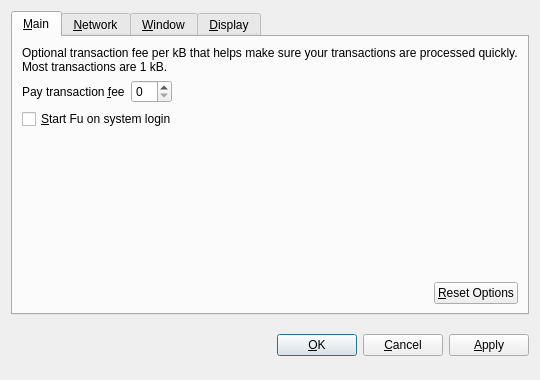
<?xml version="1.0" encoding="UTF-8"?>
<ui version="4.0">
 <class>OptionsDialog</class>
 <widget class="QDialog" name="OptionsDialog">
  <property name="geometry">
   <rect>
    <x>0</x>
    <y>0</y>
    <width>540</width>
    <height>380</height>
   </rect>
  </property>
  <property name="windowTitle">
   <string>Options</string>
  </property>
  <property name="modal">
   <bool>true</bool>
  </property>
  <layout class="QVBoxLayout" name="verticalLayout">
   <item>
    <widget class="QTabWidget" name="tabWidget">
     <property name="tabPosition">
      <enum>QTabWidget::North</enum>
     </property>
     <property name="currentIndex">
      <number>0</number>
     </property>
     <widget class="QWidget" name="tabMain">
      <attribute name="title">
       <string>&amp;Main</string>
      </attribute>
      <layout class="QVBoxLayout" name="verticalLayout_Main">
       <item>
        <widget class="QLabel" name="transactionFeeInfoLabel">
         <property name="text">
          <string>Optional transaction fee per kB that helps make sure your transactions are processed quickly. Most transactions are 1 kB.</string>
         </property>
         <property name="textFormat">
          <enum>Qt::PlainText</enum>
         </property>
         <property name="wordWrap">
          <bool>true</bool>
         </property>
        </widget>
       </item>
       <item>
        <layout class="QHBoxLayout" name="horizontalLayout_1_Main">
         <item>
          <widget class="QLabel" name="transactionFeeLabel">
           <property name="text">
            <string>Pay transaction &amp;fee</string>
           </property>
           <property name="textFormat">
            <enum>Qt::PlainText</enum>
           </property>
           <property name="buddy">
            <cstring>transactionFee</cstring>
           </property>
          </widget>
         </item>
         <item>
          <widget class="BitcoinAmountField" name="transactionFee"/>
         </item>
         <item>
          <spacer name="horizontalSpacer_1_Main">
           <property name="orientation">
            <enum>Qt::Horizontal</enum>
           </property>
           <property name="sizeHint" stdset="0">
            <size>
             <width>40</width>
             <height>20</height>
            </size>
           </property>
          </spacer>
         </item>
        </layout>
       </item>
       <item>
        <widget class="QCheckBox" name="bitcoinAtStartup">
         <property name="toolTip">
          <string>Automatically start Fu after logging in to the system.</string>
         </property>
         <property name="text">
          <string>&amp;Start Fu on system login</string>
         </property>
        </widget>
       </item>
       <item>
        <spacer name="verticalSpacer_Main">
         <property name="orientation">
          <enum>Qt::Vertical</enum>
         </property>
         <property name="sizeHint" stdset="0">
          <size>
           <width>20</width>
           <height>40</height>
          </size>
         </property>
        </spacer>
       </item>
       <item>
        <layout class="QHBoxLayout" name="horizontalLayout_2_Main">
         <item>
          <spacer name="horizontalSpacer_2_Main">
           <property name="orientation">
            <enum>Qt::Horizontal</enum>
           </property>
           <property name="sizeHint" stdset="0">
            <size>
             <width>40</width>
             <height>20</height>
            </size>
           </property>
          </spacer>
         </item>
         <item>
          <widget class="QPushButton" name="resetButton">
           <property name="toolTip">
            <string>Reset all client options to default.</string>
           </property>
           <property name="text">
            <string>&amp;Reset Options</string>
           </property>
           <property name="autoDefault">
            <bool>false</bool>
           </property>
          </widget>
         </item>
        </layout>
       </item>
      </layout>
     </widget>
     <widget class="QWidget" name="tabNetwork">
      <attribute name="title">
       <string>&amp;Network</string>
      </attribute>
      <layout class="QVBoxLayout" name="verticalLayout_Network">
       <item>
        <widget class="QCheckBox" name="mapPortUpnp">
         <property name="toolTip">
          <string>Automatically open the Fu client port on the router. This only works when your router supports UPnP and it is enabled.</string>
         </property>
         <property name="text">
          <string>Map port using &amp;UPnP</string>
         </property>
        </widget>
       </item>
       <item>
        <widget class="QCheckBox" name="connectSocks">
         <property name="toolTip">
          <string>Connect to the Fu network through a SOCKS proxy (e.g. when connecting through Tor).</string>
         </property>
         <property name="text">
          <string>&amp;Connect through SOCKS proxy:</string>
         </property>
        </widget>
       </item>
       <item>
        <layout class="QHBoxLayout" name="horizontalLayout_Network">
         <item>
          <widget class="QLabel" name="proxyIpLabel">
           <property name="text">
            <string>Proxy &amp;IP:</string>
           </property>
           <property name="textFormat">
            <enum>Qt::PlainText</enum>
           </property>
           <property name="buddy">
            <cstring>proxyIp</cstring>
           </property>
          </widget>
         </item>
         <item>
          <widget class="QValidatedLineEdit" name="proxyIp">
           <property name="maximumSize">
            <size>
             <width>140</width>
             <height>16777215</height>
            </size>
           </property>
           <property name="toolTip">
            <string>IP address of the proxy (e.g. 127.0.0.1)</string>
           </property>
          </widget>
         </item>
         <item>
          <widget class="QLabel" name="proxyPortLabel">
           <property name="text">
            <string>&amp;Port:</string>
           </property>
           <property name="textFormat">
            <enum>Qt::PlainText</enum>
           </property>
           <property name="buddy">
            <cstring>proxyPort</cstring>
           </property>
          </widget>
         </item>
         <item>
          <widget class="QLineEdit" name="proxyPort">
           <property name="maximumSize">
            <size>
             <width>55</width>
             <height>16777215</height>
            </size>
           </property>
           <property name="toolTip">
            <string>Port of the proxy (e.g. 9050)</string>
           </property>
          </widget>
         </item>
         <item>
          <widget class="QLabel" name="socksVersionLabel">
           <property name="text">
            <string>SOCKS &amp;Version:</string>
           </property>
           <property name="textFormat">
            <enum>Qt::PlainText</enum>
           </property>
           <property name="buddy">
            <cstring>socksVersion</cstring>
           </property>
          </widget>
         </item>
         <item>
          <widget class="QValueComboBox" name="socksVersion">
           <property name="toolTip">
            <string>SOCKS version of the proxy (e.g. 5)</string>
           </property>
          </widget>
         </item>
         <item>
          <spacer name="horizontalSpacer_Network">
           <property name="orientation">
            <enum>Qt::Horizontal</enum>
           </property>
           <property name="sizeHint" stdset="0">
            <size>
             <width>40</width>
             <height>20</height>
            </size>
           </property>
          </spacer>
         </item>
        </layout>
       </item>
       <item>
        <spacer name="verticalSpacer_Network">
         <property name="orientation">
          <enum>Qt::Vertical</enum>
         </property>
         <property name="sizeHint" stdset="0">
          <size>
           <width>20</width>
           <height>40</height>
          </size>
         </property>
        </spacer>
       </item>
      </layout>
     </widget>
     <widget class="QWidget" name="tabWindow">
      <attribute name="title">
       <string>&amp;Window</string>
      </attribute>
      <layout class="QVBoxLayout" name="verticalLayout_Window">
       <item>
        <widget class="QCheckBox" name="minimizeToTray">
         <property name="toolTip">
          <string>Show only a tray icon after minimizing the window.</string>
         </property>
         <property name="text">
          <string>&amp;Minimize to the tray instead of the taskbar</string>
         </property>
        </widget>
       </item>
       <item>
        <widget class="QCheckBox" name="minimizeOnClose">
         <property name="toolTip">
          <string>Minimize instead of exit the application when the window is closed. When this option is enabled, the application will be closed only after selecting Quit in the menu.</string>
         </property>
         <property name="text">
          <string>M&amp;inimize on close</string>
         </property>
        </widget>
       </item>
       <item>
        <spacer name="verticalSpacer_Window">
         <property name="orientation">
          <enum>Qt::Vertical</enum>
         </property>
         <property name="sizeHint" stdset="0">
          <size>
           <width>20</width>
           <height>40</height>
          </size>
         </property>
        </spacer>
       </item>
      </layout>
     </widget>
     <widget class="QWidget" name="tabDisplay">
      <attribute name="title">
       <string>&amp;Display</string>
      </attribute>
      <layout class="QVBoxLayout" name="verticalLayout_Display">
       <item>
        <layout class="QHBoxLayout" name="horizontalLayout_1_Display">
         <item>
          <widget class="QLabel" name="langLabel">
           <property name="text">
            <string>User Interface &amp;language:</string>
           </property>
           <property name="textFormat">
            <enum>Qt::PlainText</enum>
           </property>
           <property name="buddy">
            <cstring>lang</cstring>
           </property>
          </widget>
         </item>
         <item>
          <widget class="QValueComboBox" name="lang">
           <property name="toolTip">
            <string>The user interface language can be set here. This setting will take effect after restarting Fu.</string>
           </property>
          </widget>
         </item>
        </layout>
       </item>
       <item>
        <layout class="QHBoxLayout" name="horizontalLayout_2_Display">
         <item>
          <widget class="QLabel" name="unitLabel">
           <property name="text">
            <string>&amp;Unit to show amounts in:</string>
           </property>
           <property name="textFormat">
            <enum>Qt::PlainText</enum>
           </property>
           <property name="buddy">
            <cstring>unit</cstring>
           </property>
          </widget>
         </item>
         <item>
          <widget class="QValueComboBox" name="unit">
           <property name="toolTip">
            <string>Choose the default subdivision unit to show in the interface and when sending coins.</string>
           </property>
          </widget>
         </item>
        </layout>
       </item>
       <item>
        <widget class="QCheckBox" name="displayAddresses">
         <property name="toolTip">
          <string>Whether to show Fu addresses in the transaction list or not.</string>
         </property>
         <property name="text">
          <string>&amp;Display addresses in transaction list</string>
         </property>
        </widget>
       </item>
       <item>
        <spacer name="verticalSpacer_Display">
         <property name="orientation">
          <enum>Qt::Vertical</enum>
         </property>
         <property name="sizeHint" stdset="0">
          <size>
           <width>20</width>
           <height>40</height>
          </size>
         </property>
        </spacer>
       </item>
      </layout>
     </widget>
    </widget>
   </item>
   <item>
    <layout class="QHBoxLayout" name="horizontalLayout_Buttons">
     <item>
      <spacer name="horizontalSpacer_1">
       <property name="orientation">
        <enum>Qt::Horizontal</enum>
       </property>
       <property name="sizeHint" stdset="0">
        <size>
         <width>40</width>
         <height>48</height>
        </size>
       </property>
      </spacer>
     </item>
     <item>
      <widget class="QLabel" name="statusLabel">
       <property name="font">
        <font>
         <weight>75</weight>
         <bold>true</bold>
        </font>
       </property>
       <property name="text">
        <string/>
       </property>
       <property name="textFormat">
        <enum>Qt::PlainText</enum>
       </property>
       <property name="wordWrap">
        <bool>true</bool>
       </property>
      </widget>
     </item>
     <item>
      <spacer name="horizontalSpacer_2">
       <property name="orientation">
        <enum>Qt::Horizontal</enum>
       </property>
       <property name="sizeHint" stdset="0">
        <size>
         <width>40</width>
         <height>48</height>
        </size>
       </property>
      </spacer>
     </item>
     <item>
      <widget class="QPushButton" name="okButton">
       <property name="text">
        <string>&amp;OK</string>
       </property>
      </widget>
     </item>
     <item>
      <widget class="QPushButton" name="cancelButton">
       <property name="text">
        <string>&amp;Cancel</string>
       </property>
       <property name="autoDefault">
        <bool>false</bool>
       </property>
      </widget>
     </item>
     <item>
      <widget class="QPushButton" name="applyButton">
       <property name="text">
        <string>&amp;Apply</string>
       </property>
       <property name="autoDefault">
        <bool>false</bool>
       </property>
      </widget>
     </item>
    </layout>
   </item>
  </layout>
 </widget>
 <customwidgets>
  <customwidget>
   <class>BitcoinAmountField</class>
   <extends>QSpinBox</extends>
   <header>bitcoinamountfield.h</header>
  </customwidget>
  <customwidget>
   <class>QValueComboBox</class>
   <extends>QComboBox</extends>
   <header>qvaluecombobox.h</header>
  </customwidget>
  <customwidget>
   <class>QValidatedLineEdit</class>
   <extends>QLineEdit</extends>
   <header>qvalidatedlineedit.h</header>
  </customwidget>
 </customwidgets>
 <resources/>
 <connections/>
</ui>
